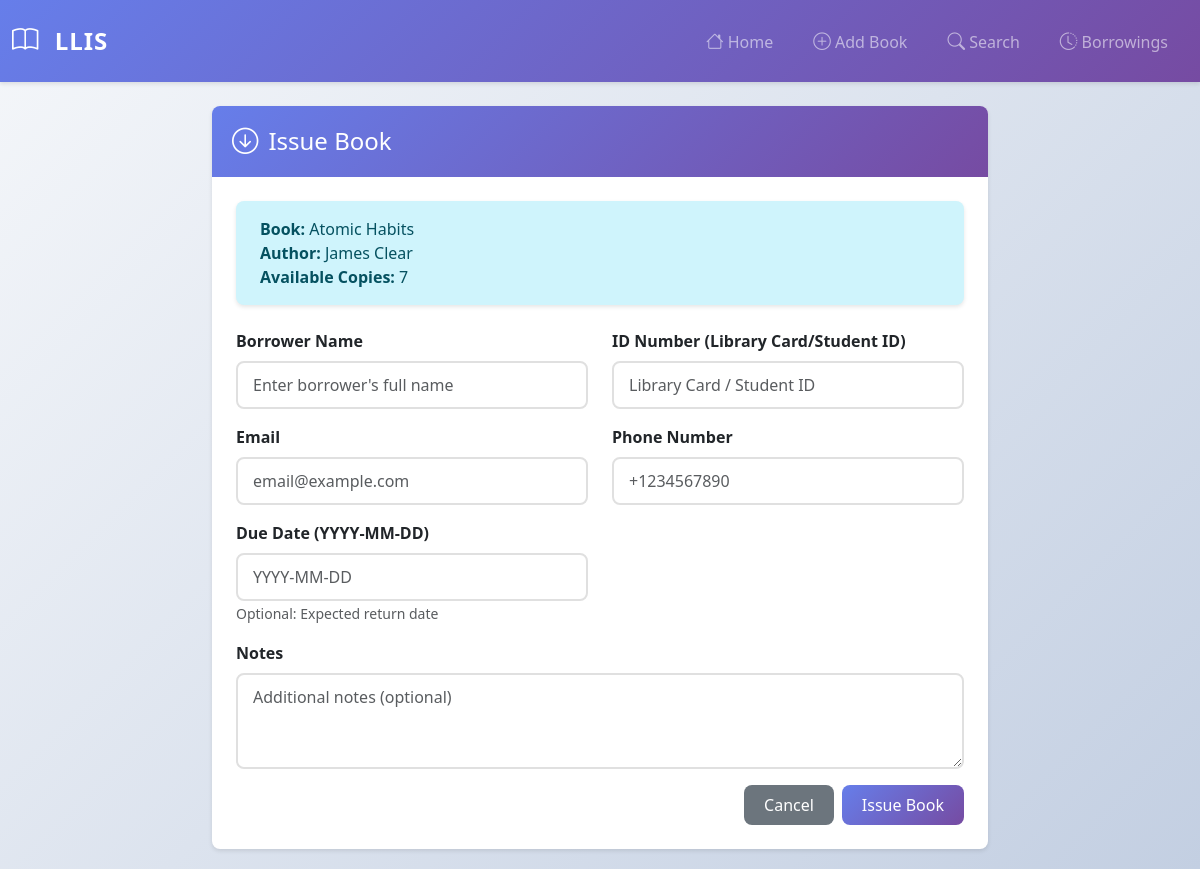
/borrow/1, run on the app's committed database.
### app.py (models this page shows, shortened)
class Book(db.Model):
    id = db.Column(db.Integer, primary_key=True)
    title = db.Column(db.String(200), nullable=False)
    author = db.Column(db.String(100), nullable=False)
    isbn = db.Column(db.String(20), unique=True, nullable=False)
    publisher = db.Column(db.String(100))
    publication_year = db.Column(db.Integer)
    category = db.Column(db.String(50))
    total_copies = db.Column(db.Integer, default=1, nullable=False)
    available_copies = db.Column(db.Integer, default=1, nullable=False)
    description = db.Column(db.Text)
    date_added = db.Column(db.DateTime, default=datetime.utcnow)
    borrowings = db.relationship('Borrowing', backref='book', lazy=True, cascade='all, delete-orphan')

### app.py (the view, shortened to what this page needs)
@app.route('/borrow/<int:id>', methods=['GET', 'POST'])
def borrow_book(id):
    book = Book.query.get_or_404(id)
    form = BorrowForm()
    return render_template('borrow_book.html', form=form, book=book)

### app.py
class BorrowForm(FlaskForm):
    borrower_name = StringField('Borrower Name', validators=[DataRequired()])
    borrower_email = EmailField('Email', validators=[Optional(), Email()])
    borrower_phone = TelField('Phone Number', validators=[Optional()])
    borrower_id = StringField('ID Number (Library Card/Student ID)', validators=[Optional()])
    due_date = StringField('Due Date (YYYY-MM-DD)', validators=[Optional()])
    notes = TextAreaField('Notes', validators=[Optional()])
    submit = SubmitField('Issue Book')

### templates/borrow_book.html (shortened to what this page needs)
{% extends "base.html" %}
{% block content %}
<div class="row justify-content-center">
    <div class="col-md-8">
        <div class="card">
            <div class="card-header">
                <h4><i class="bi bi-arrow-down-circle"></i> Issue Book</h4>
            </div>
            <div class="card-body">
                <div class="alert alert-info">
                    <strong>Book:</strong> {{ book.title }}<br>
                    <strong>Author:</strong> {{ book.author }}<br>
                    <strong>Available Copies:</strong> {{ book.available_copies }}
                </div>
                <form method="POST">
                    <div class="row">
                        <div class="col-md-6 mb-3">
                            {{ form.borrower_name.label(class="form-label") }}
                            {{ form.borrower_name(class="form-control", placeholder="Enter borrower's full name") }}
                        </div>
                        <div class="col-md-6 mb-3">
                            {{ form.borrower_id.label(class="form-label") }}
                            {{ form.borrower_id(class="form-control", placeholder="Library Card / Student ID") }}
                        </div>
                    </div>
                    <div class="row">
                        <div class="col-md-6 mb-3">
                            {{ form.borrower_email.label(class="form-label") }}
                            {{ form.borrower_email(class="form-control", type="email", placeholder="email@example.com") }}
                        </div>
                        <div class="col-md-6 mb-3">
                            {{ form.borrower_phone.label(class="form-label") }}
                            {{ form.borrower_phone(class="form-control", placeholder="+1234567890") }}
                        </div>
                    </div>
                    <div class="row">
                        <div class="col-md-6 mb-3">
                            {{ form.due_date.label(class="form-label") }}
                            {{ form.due_date(class="form-control", placeholder="YYYY-MM-DD") }}
                            <small class="text-muted">Optional: Expected return date</small>
                        </div>
                    </div>
                    <div class="mb-3">
                        {{ form.notes.label(class="form-label") }}
                        {{ form.notes(class="form-control", rows="3", placeholder="Additional notes (optional)") }}
                    </div>
                    <div class="d-grid gap-2 d-md-flex justify-content-md-end">
                        <a href="{{ url_for('view_book', id=book.id) }}" class="btn btn-secondary">Cancel</a>
                        {{ form.submit(class="btn btn-primary") }}
                    </div>
                </form>
            </div>
        </div>
    </div>
</div>
{% endblock %}

### static/css/style.css (style rules this page uses)
:root { --primary-color: #667eea; --secondary-color: #764ba2; --success-color: #28a745; --danger-color: #dc3545; --warning-color: #ffc107; --info-color: #17a2b8; --light-bg: #f8f9fa; --dark-text: #212529; --border-radius: 8px; --box-shadow: 0 2px 4px rgba(0,0,0,0.1); --box-shadow-hover: 0 4px 8px rgba(0,0,0,0.15); }
body { background: linear-gradient(135deg, #f5f7fa 0%, #c3cfe2 100%); min-height: 100vh; font-family: 'Segoe UI', Tahoma, Geneva, Verdana, sans-serif; }
.card { border: none; border-radius: var(--border-radius); box-shadow: var(--box-shadow); transition: all 0.3s ease; margin-bottom: 20px; overflow: hidden; }
.card-header { background: linear-gradient(135deg, var(--primary-color) 0%, var(--secondary-color) 100%); color: white; border: none; padding: 1.25rem; font-weight: 600; }
.card-header h4 { margin: 0; display: flex; align-items: center; gap: 10px; }
.card-body { padding: 1.5rem; }
.btn { border-radius: var(--border-radius); padding: 8px 20px; font-weight: 500; transition: all 0.3s ease; border: none; }
.btn-primary { background: linear-gradient(135deg, var(--primary-color) 0%, var(--secondary-color) 100%); }
.form-control, .form-select { border-radius: var(--border-radius); border: 2px solid #e0e0e0; padding: 10px 15px; transition: all 0.3s ease; }
.form-label { font-weight: 600; color: var(--dark-text); margin-bottom: 8px; }
.alert { border-radius: var(--border-radius); border: none; box-shadow: var(--box-shadow); padding: 1rem 1.5rem; margin-bottom: 1.5rem; }
.card, .stats-card { animation: fadeIn 0.5s ease-in; }
i.bi { font-size: 1.1em; }
* { transition: background-color 0.3s ease, color 0.3s ease; }

### data on the page
Book: title "Atomic Habits", author "James Clear", available_copies "7"
